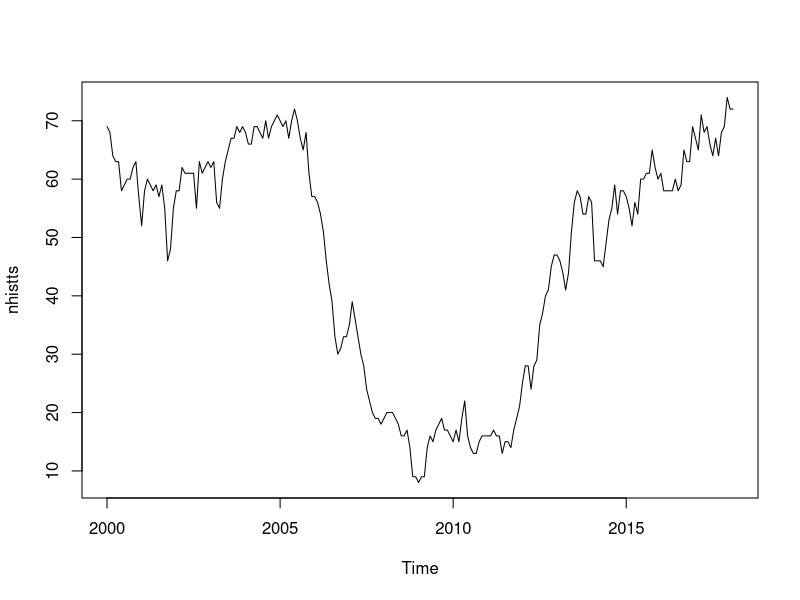
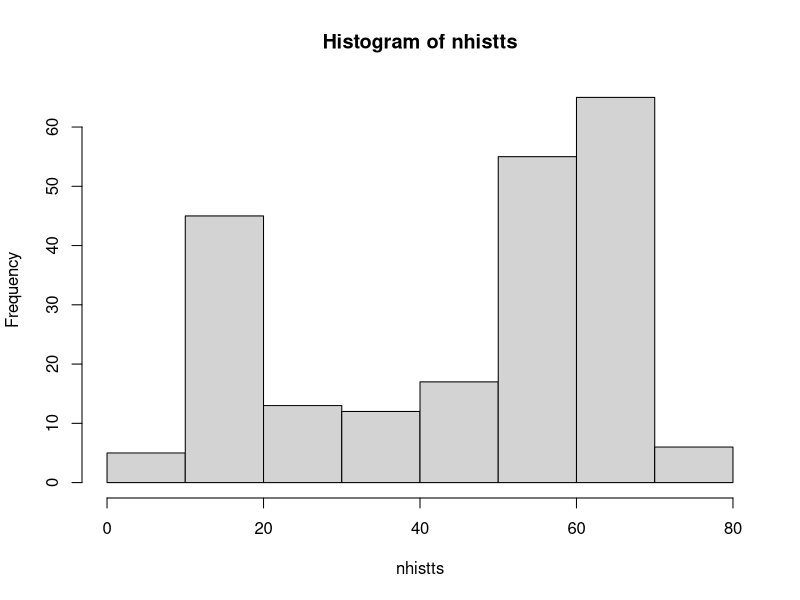
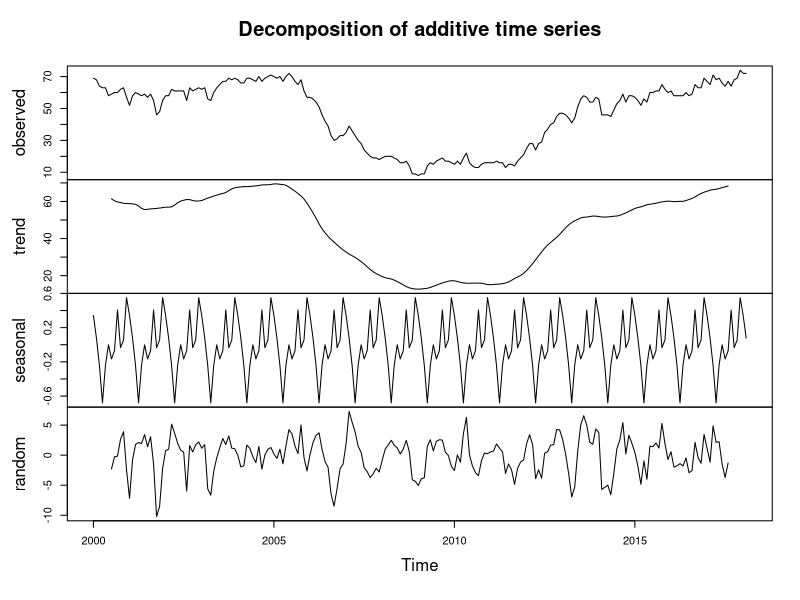

Write the R code that produced these figures, in order.
## ---- chunk 1
# import history data from the file and convert the data into time series object
nhist <- read.csv("national_history.csv", header = TRUE)
nhistts <- ts(nhist[,2], frequency = 12, start = c(2000,1), end = c(2018,2))

# get a sense of what the data looks like
plot(nhistts)
hist(nhistts)
summary(nhistts)
nhisttscomp <- decompose(nhistts)
plot(nhisttscomp)
## ---- chunk 2
# to select a time series model using cross validation due to the continuous requirement 
# of time series model, a rolling basis cross validation will be implented

# load necessary library
library(forecast)

# to create a group identifier for each year andthe 2 monthes in 2018 will be combined with 2017
id <- rep(1:18, each = 12)
id <- c(id, c(18, 18))

# to create one numeric vector for storing mae value and one list for ARIMA parameters
models <- vector("list", 17)
maes <- vector("numeric", 17)

# loop through every traning group
for (i in 2:17){
  nhisttsforecast <- auto.arima(window(nhistts, 2000, c(1999 + i, 12)), D = 1, trace = TRUE)
  models[[i]] <- nhisttsforecast$arma
  if (i < 17){
    pred <- forecast(nhisttsforecast, 12)
  } else {
    pred <- forecast(nhisttsforecast, 14)
  }
  maes[i] <- mean(abs(pred$mean - nhistts[id == i + 1]))
}

# using mae criterion for the best fitting model
models[[which.min(maes[2:14]) + 1]]
